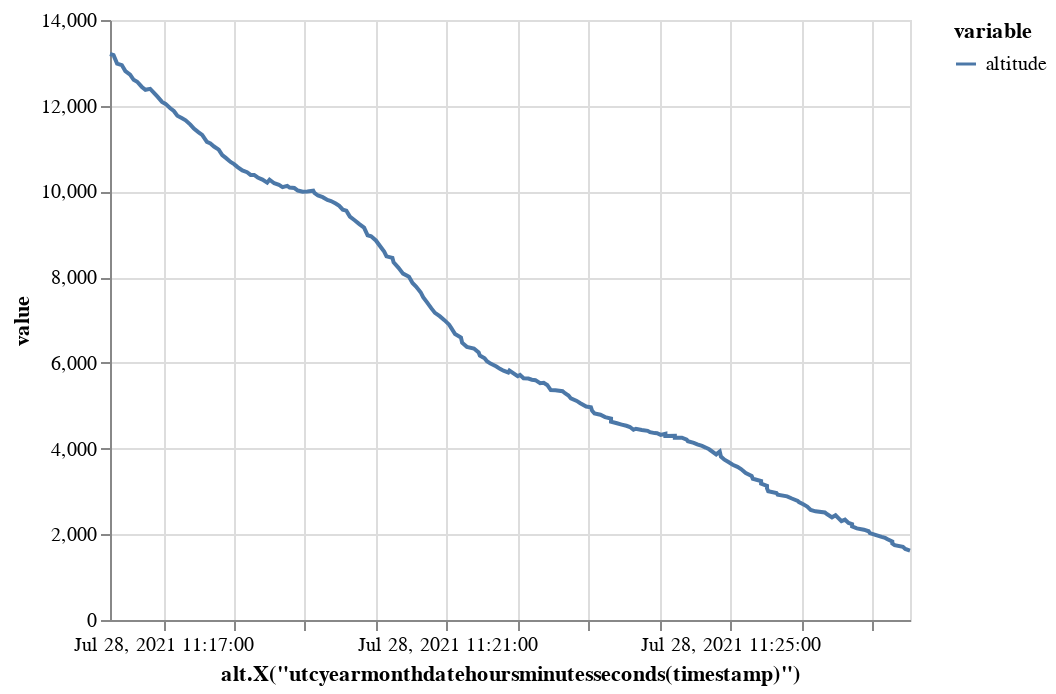

The notebook cell this image was saved under:
### Code cell
traffic[1].chart("altitude").encode()

### Figure 1 — Vega-Lite specification as saved in the notebook (floating-point values rounded to 4 significant figures; data arrays with more than 128 entries replaced by an {"elided": "..."} marker saying what was removed)
{"config": {"view": {"continuousWidth": 400, "continuousHeight": 300}}, "data": {"name": "data-8282dc9696ed8752879a521916e9c2ca"}, "mark": "line", "encoding": {"color": {"type": "nominal", "field": "variable"}, "x": {"type": "temporal", "field": "timestamp", "timeUnit": "utcyearmonthdatehoursminutesseconds", "title": "alt.X(\"utcyearmonthdatehoursminutesseconds(timestamp)\")"}, "y": {"type": "quantitative", "field": "value"}}, "transform": [{"fold": ["altitude"], "as": ["variable", "value"]}], "$schema": "https://vega.github.io/schema/vega-lite/v4.8.1.json", "datasets": {"data-8282dc9696ed8752879a521916e9c2ca": {"elided": "200 records"}}}
